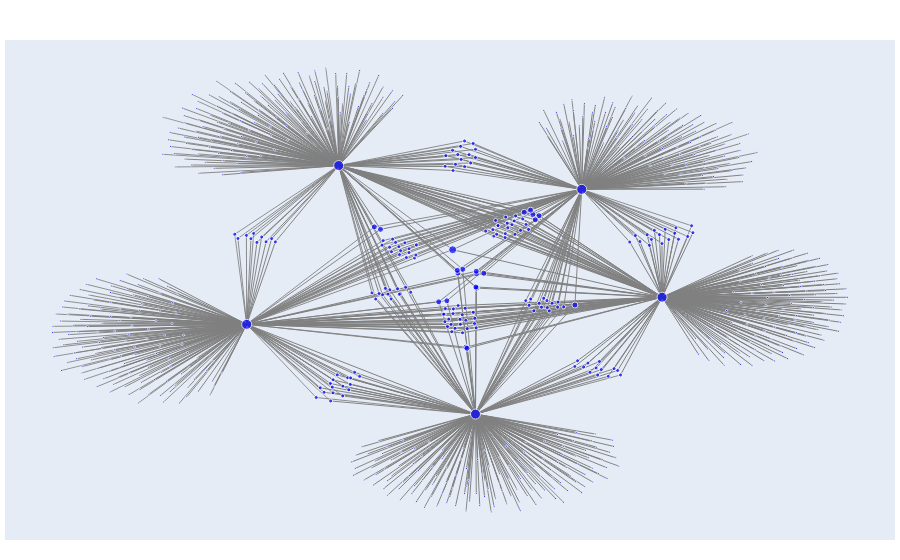

Notebook code cell kept with this figure:
### Code cell
# Random sample (of the top 5 most similar datasets for each dataset)
new_data = network_df.sample(1000) 

G = nx.from_pandas_edgelist(new_data,
                            source='Source',
                            target='Target',
                            edge_attr='weight')

node_sizes = [min(len(list(G.edges(node)))*2, 10) for node in G.nodes()]

# Set the positions of the nodes
pos = nx.spring_layout(G)

# Create a list to store the edge traces
edge_traces = []

# Create an edge trace for each edge with varying width
for u, v, d in G.edges(data=True):
    x0, y0 = pos[u]
    x1, y1 = pos[v]
    width = d['weight']
        
    edge_trace = go.Scatter(
        x=[x0, x1, None],
        y=[y0, y1, None],
        line=dict(width=width, color='gray'),
        hoverinfo='none',
        mode='lines'
    )
    
    edge_traces.append(edge_trace)

# Create a node trace
node_trace = go.Scatter(
    x=[pos[node][0] for node in G.nodes()],
    y=[pos[node][1] for node in G.nodes()],
    text=[node for node in G.nodes()],
    mode='markers',
    hoverinfo='text',
    marker=dict(
        color='blue',
        size=node_sizes # The size of the node depends on the number of edges connected to it
    )
)

# Create the network graph figure
fig = go.Figure(data=edge_traces + [node_trace],
                layout=go.Layout(
                    title='',
                    showlegend=False,
                    hovermode='closest',
                    margin=dict(b=20, l=5, r=5, t=40),
                    xaxis=dict(showgrid=False, zeroline=False, showticklabels=False),
                    yaxis=dict(showgrid=False, zeroline=False, showticklabels=False)
                )
            )

# Display the network graph
fig.layout.height = 750
fig.show()
